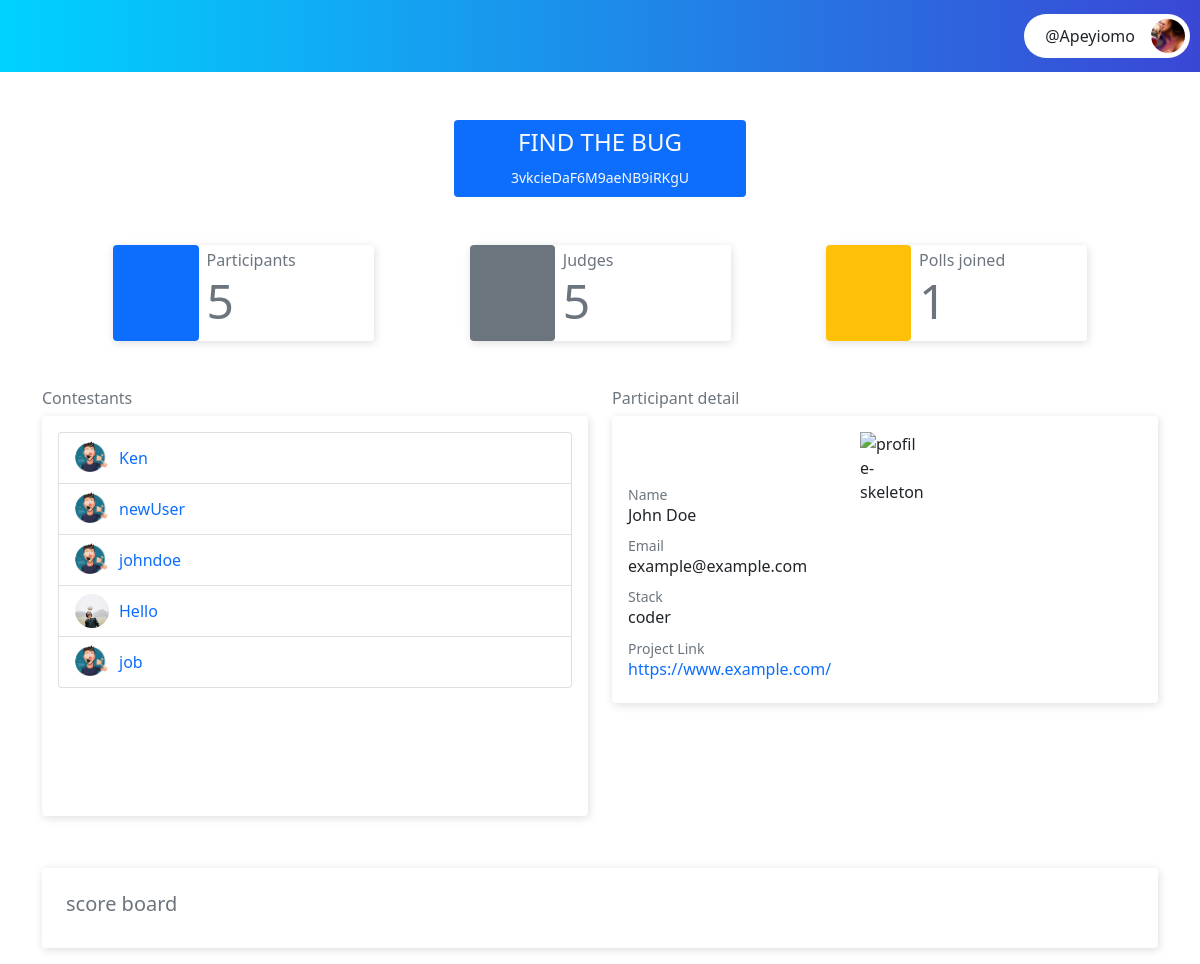
The page /judges/en/dashboard/poll/3vkcieDaF6M9aeNB9iRKgU/ (signed in) on the database its author committed.
### core/models.py (models this page shows, shortened)
class CustomUser(AbstractUser):
    GENDER = [
        ('Male', 'Male'),
        ('Female', 'Female'),
    ]
    id =  models.UUIDField(unique=True, primary_key=True, default=uuid.uuid4, editable=False)
    email = models.EmailField(unique=True)
    gender = models.CharField(max_length=6, choices=GENDER, default=GENDER[0])
    dob = models.DateField(null=True)
    is_participant = models.BooleanField(default=False)
    is_judge = models.BooleanField(default=False)
    is_admin = models.BooleanField(default=False)

### judges/models.py (models this page shows, shortened)
class JudgeProfile(models.Model):
    QUALIFICATION = [
        ('ND', 'ND'),
        ('HND', 'HND'),
        ('BSC', 'BSC'),
        ('MSc', 'MSc'),
        ('Phd', 'Phd'),
    ]
    id = models.UUIDField(default=uuid.uuid4, unique=True, editable=False, primary_key=True)
    user = models.OneToOneField(CustomUser, on_delete=models.CASCADE)
    profile_picture = models.ImageField(upload_to="judges_profile_picture.png", default="profile.png")
    educational_qualification = models.CharField(max_length=20, choices=QUALIFICATION)

### polls/models.py (models this page shows, shortened)
class Polls(models.Model):
    title = models.CharField(max_length=200, unique=True)
    address = models.CharField(max_length=300, blank=True, unique=True)
    is_active = models.BooleanField(default=True, help_text="mark poll as open")
    class Meta:
        ordering = ['-id']

### participants/models.py (models this page shows, shortened)
class ParticipantPolls(models.Model):
    id = models.UUIDField(default=uuid.uuid4, unique=True, editable=False, primary_key=True)
    polls = models.ForeignKey(Polls, on_delete=models.CASCADE)
    project_link = models.CharField(max_length=100, blank=True, default='')
    participant = models.ForeignKey(Participant, on_delete=models.CASCADE)
    vote_count = models.PositiveIntegerField(default=0)
    is_uploaded = models.BooleanField(default=False)
    total_rating = models.PositiveIntegerField(default=0, blank=True, help_text="total nuber of rating")
    timestamp = models.DateTimeField(auto_now=timezone.now)
    class Meta:
        ordering = ['-total_rating']

class Participant(models.Model):
    STACKS = [
        ('FrontEnd', 'FrontEnd'),
        ('BackEnd', 'BackEnd'),
        ('FullStack', 'FullStack'),
    ]
    id = models.UUIDField(default=uuid.uuid4, unique=True, editable=False, primary_key=True)
    user = models.OneToOneField(CustomUser, on_delete=models.CASCADE)
    image = models.ImageField(default="participant_image.png", upload_to="participant_profile_images")
    stack = models.CharField(max_length=30, choices=STACKS, default=STACKS[0])

### judges/views.py (the view)
# urls.py: path('dashboard/poll/<poll_address>/', JudgePollDashboard.as_view(), name='judges_poll_dashboard'),
class JudgePollDashboard(LoginRequiredMixin, TemplateView):
    template_name = "judges/judges_dashboard.html"
    def get_context_data(self, **kwargs: Any) -> Dict[str, Any]:
        context = super().get_context_data(**kwargs)
        poll_address = self.kwargs.get('poll_address') # get poll address from url parameter
        current_poll = get_object_or_404(Polls, address=poll_address)
        judge_profile = JudgeProfile.objects.get(user=self.request.user)
        all_poll_participants = ParticipantPolls.objects.filter(polls=current_poll)
        all_poll_judges = JudgesPoll.objects.filter(polls=current_poll)
        is_voted = JudgesPoll.objects.get(polls=current_poll, judge=judge_profile).is_voted
        context['participants'] = all_poll_participants
        context['polls'] = JudgesPoll.objects.filter(judge=judge_profile)  # get all the polls joined by a judge
        context['poll_address'] = poll_address
        context['judges'] = all_poll_judges
        context['account_type'] = 'judge'
        context['judge_status'] = self.request.user.is_judge
        context['is_voted'] = is_voted
        context['current_poll'] = current_poll
        return context

### judges/templates/judges/judges_dashboard.html (shortened to what this page needs)
{% extends 'participants/dashboard.html' %}
{% load static %}
{% block dashboard_content %}
<div class="main-content p-3 mt-4">
    <div
        class="w-25 mx-auto bg-primary rounded-top rounded-right rounded-bottom rounded-left p-2 text-center text-light">
        <h4 class="h4 text-uppercase font-weight-bold">{{ current_poll.title }}</h4>
        <small class="font-weight-bold">{{ current_poll.address}}</small>
    </div>
    <div class="db-banner-wrapper container mt-5">
        <div class="row justify-content-evenly align-items-center">
            <div class="col-sm-12 col-md-3">
                <div class="card shadow-card">
                    <div class="card-content">
                        <div class="d-flex align-items-center">
                            <div class="card-image p-4 bg-primary rounded-top rounded-bottom rounded-right rounded-left">
                                <i class="fab fa-connectdevelop fa-3x text-light"></i>
                            </div>
                            <div class="card-text px-2 text-muted">
                                <h6">Participants</h6>
                                    <h3 class="font-weight-bold display-5">{{ participants.count }}</h3>
                            </div>
                        </div>
                    </div>
                </div>
            </div>
            <div class="col-sm-12 col-md-3">
                <div class="card shadow-card">
                    <div class="card-content">
                        <div class="d-flex align-items-center">
                            <div class="card-image p-4 bg-secondary rounded-top rounded-bottom rounded-right rounded-left">
                                <i class="fa fa-users fa-3x text-light"></i>
                            </div>
                            <div class="card-text px-2 text-muted">
                                <h6">Judges</h6>
                                    <h3 class="font-weight-bold display-5">{{ judges.count }}</h3>
                            </div>
                        </div>
                    </div>
                </div>
            </div>
            <div class="col-sm-12 col-md-3">
                <div class="card shadow-card">
                    <div class="card-content">
                        <div class="d-flex align-items-center">
                            <div class="card-image p-4 bg-warning rounded-top rounded-bottom rounded-right rounded-left">
                                <i class="fa fa-align-left fa-3x text-light"></i>
                            </div>
                            <div class="card-text px-2 text-muted">
                                <h6">Polls joined</h6>
                                    <h3 class="font-weight-bold display-5">{{polls.count}}</h3>
                            </div>
                        </div>
                    </div>
                </div>
            </div>
        </div>
    </div>
    <div class="participant-list-wrapper pb-5 container">
        <div class="row justify-content-even mt-5">
            <div class="col-sm-12 col-md-6">
                <h6 class="text-muted">Contestants</h6>
                <ul class="list-group participant-list shadow-card p-3">
                    {% for users in participants %}
                    <li class="list-group-item">
                        <a href="" target="_blank" rel="noopener noreferrer" class="participantLink nav-link p-0"
                            data-id="{{ users.participant.user.id}}" data-poll="{{ poll_address }}">
                            <div class="d-flex align-items-center">
                                <div class="p-image">
                                    <img src="{{ users.participant.image.url }}" alt="participant image">
                                </div>
                                <div class="p-text">
                                    <span>{{ users.participant.user.username}}</span>
                                </div>
                            </div>
                        </a>
                    </li>
                    {% endfor %}
                </ul>
            </div>
            <div class="col-sm-12 col-md-6">
                <h6 class="text-muted">Participant detail</h6>
                <div class="detail-wrapper">
                    <div class="detail-content">
                        <div class="card p-3 shadow-card">
                            <div class="detail-image">
                                <div class="rounded-circle mx-auto" style="width: 50px; height: 50px;">
                                    <img src="{% static 'images/user.svg' %}" alt="profile-skeleton"
                                        style="width: auto; height: 100%;">
                                </div>
                            </div>
                            <div class="detail-text">
                                <div class="text-wrapper">
                                    <span><small class="text-muted">Name</small></span>
                                    <h6 id="participantName">John Doe</h6>
                                </div>
                                <div class="text-wrapper">
                                    <span><small class="text-muted">Email</small></span>
                                    <h6 id="participantEmail">example@example.com</h6>
                                </div>
                                <div class="text-wrapper">
                                    <span><small class="text-muted">Stack</small></span>
                                    <h6 id="participantStack">coder</h6>
                                </div>
                                <div class="text-wrapper">
                                    <span><small class="text-muted">Project Link</small></span>
                                    <h6>
                                        <a href="" target="_blank" rel="noopener noreferrer" class="nav-link p-0"
                                            id="participantProjectLink">
                                            https://www.example.com/
                                        </a>
                                    </h6>
                                </div>
                            </div>
                        </div>
                    </div>
                </div>
            </div>
        </div>
    </div>
    {% include 'core/includes/scoreboard.html' %}
</div>
{% endblock %}

### participants/templates/participants/dashboard.html (shortened to what this page needs)
{% extends 'core/base.html' %}
{% load static %}
{% load crispy_forms_tags %}
{% block content %}
<div id="main">
    <header>
        <div class="header-content">
            <div class="d-flex justify-content-between align-items-center pl-4 pr-4">
                <div class="menu-btn-container">
                    <button class="menu-btn" onclick="openNav()"><i class="fa fa-bars"></i></button>
                </div>
                <div class="header-controls">
                    {% if user.is_participant %}
                    <a href="{% url 'participant_dashboard' %}" class="text-light"><i class="fa fa-home"></i></a>
                    <a href="{% url 'participant_profile' %}" class="text-light mx-3"><i class="fa fa-user"></i></a>
                    {% elif user.is_judge %}
                    <a href="{% url 'judges_dashboard' %}" class="text-light"><i class="fa fa-home"></i></a>
                    <a href="{% url 'judges_profile' %}" class="text-light mx-3"><i class="fa fa-user"></i></a>
                    {% endif %}
                    <a href="{% url 'logout' %}" class="text-danger ml-3"><i class="fa fa-sign-out-alt"></i></a>
                </div>
                <div class="avatar d-flex align-items-center profile_btn ">
                    <button class="d-flex align-items-center justify-content-center" id="toggleProfile"
                        data-toggle="false">
                        <span class="text-dark mx-3"> @{{ user.username }}</span>
                        <div class="p-image">
                            {% if user.is_participant %}
                            <img src="{{ user.participant.image.url }}" alt="participant_image">
                            {% elif user.is_judge %}
                            <img src="{{ user.judgeprofile.profile_picture.url }}" alt="judges_profile">
                            {% endif %}
                        </div>
                    </button>
                </div>
            </div>
        </div>
    </header>
    <main>
        <div class="main-wrapper">
            <div class="d-flex">
                {% block dashboard_content %}{% endblock %}
            </div>
        </div>
    </main>
</div>
{% endblock %}

### static/css/style.css (style rules this page uses)
* { scroll-behavior: smooth; --white: #fff; --dark: #333; --grey: #aaa; --light-grey: #ddd; --lighter-grey: #f0f0f0; }
body { margin: 0; padding: 0; }
header { position: fixed; width: 100%; z-index: 999; }
.header-content { background: linear-gradient(90deg, #00d2ff 0%, #3a47d5 100%); padding: 14px 10px; top: 0; width: 100%; position: relative; }
.header-content button.menu-btn { border: none; background: none; }
.profile_btn { padding: 5px; border-radius: 50px; background-color: var(--white); }
.profile_btn button { border: none; background: none; padding: 0; }
.main-wrapper { padding-top: 5rem; background: var(--white); }
.main-content { flex-grow: 1; }
.participant-list { height: 50vh; overflow-y: auto; }
.p-image { width: 34px; height: 34px; border-radius: 50px; overflow: hidden; }
.p-image img { width: 100%; height: auto; }
.p-text { margin-left: 10px; }
.shadow-card { border: none !important; box-shadow: 1px 2px 10px #dedede; }

### static/css/sidenav.css (style rules this page uses)
#main { transition: margin-left .5s; }

### rows shown on the page
CustomUser: username "Apeyiomo", judgeprofile.profile_picture (picture)
Polls: title "FIND THE BUG", address "3vkcieDaF6M9aeNB9iRKgU"
ParticipantPolls: participant.image (picture), participant.user.username "Ken"
ParticipantPolls: participant.image (picture), participant.user.username "newUser"
ParticipantPolls: participant.image (picture), participant.user.username "johndoe"
ParticipantPolls: participant.image (picture), participant.user.username "Hello"
ParticipantPolls: participant.image (picture), participant.user.username "job"

### other values the page prints
{{ participants.count }} "5"
{{ judges.count }} "5"
{{ polls.count }} "1"
